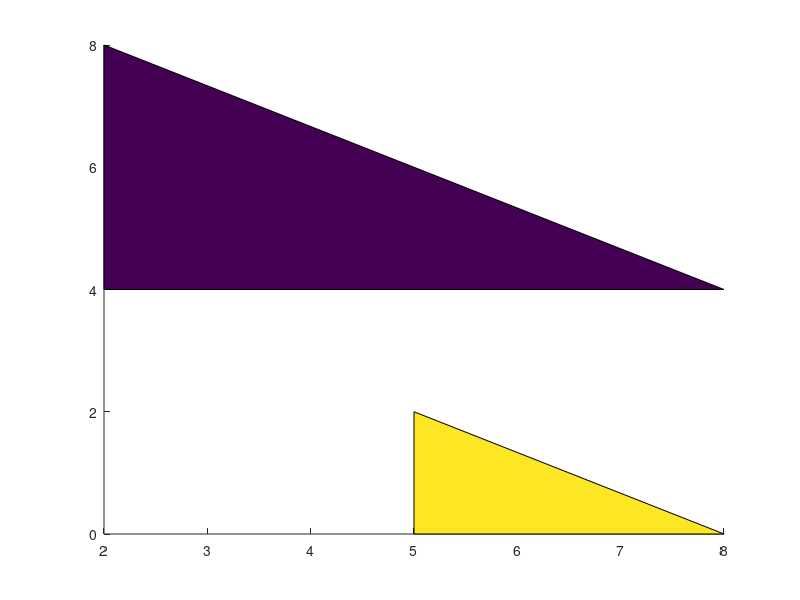

This figure's MATLAB source:
%=============================================================================
% Copyright (c) 2016-present Allan CORNET (Nelson)
%=============================================================================
% This file is part of Nelson.
%=============================================================================
% LICENCE_BLOCK_BEGIN
% SPDX-License-Identifier: LGPL-3.0-or-later
% LICENCE_BLOCK_END
%=============================================================================
% <--ADV-CLI MODE-->
%=============================================================================
figure();
x = [2 5; 2 5; 8 8];
y = [4 0; 8 2; 4 0];
c = [0; 1];
p = patch(x, y, c);
%=============================================================================
